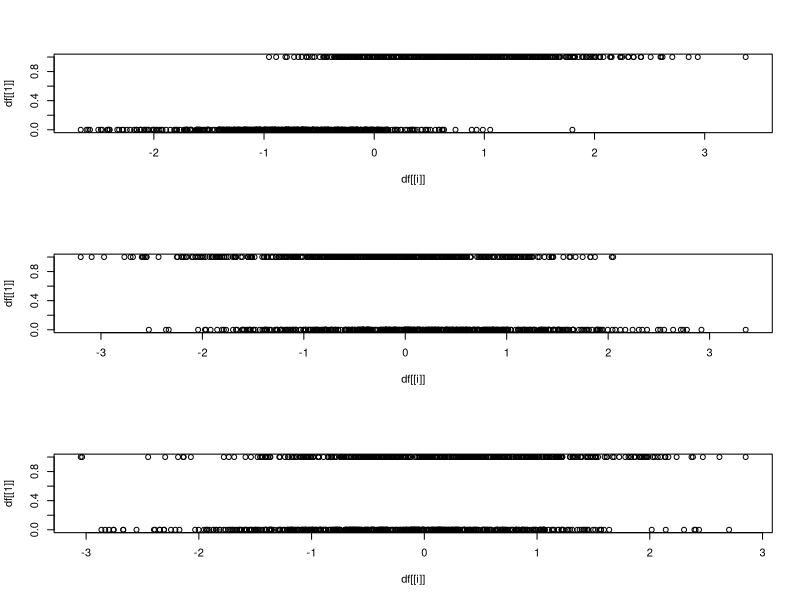

Reproduce this figure in R.
### Packages


### Generating meaningful predictors

N = 1000 # number of observations
p.signal = 3 # number of signal predictors
p.noise = 40 # number of noise predictors
p = p.signal + p.noise

df = data.frame(matrix(nrow = N, ncol = p + 1)) # initialize the data frame to dimensions p + 1, N

#set.seed(4321) # setting the seed for reproducibility
for (i in seq(p.signal)){
  df[[i + 1]] = rnorm(N, 0, 1)
}

colnames(df)[1] = "Y" # response variable will be in the first column of df

# generating coefficients
beta = c(10,-4,3) # beta should be the same length as p.signal
beta.matrix = t(replicate(N, beta))

# with error terms
logit.Y = rowSums(beta.matrix * as.matrix(df[2:(1+p.signal)]) + rnorm(N, 0, 1))
# without error terms
#logit.Y = rowSums(beta.matrix * as.matrix(df[2:(1+p.signal)]))

Y = as.numeric(logit.Y > .5)
df[[1]] = Y

cor(df$Y, df$X4)
par(mfrow = c(3,1))
for (i in 2:4){
  plot(df[[i]], df[[1]])  
}

mod1 = glm(Y ~ X2 + X3 + X4, family = binomial(link = "logit"), data = df)
summary(mod1)
### Generating noise predictors


### Fitting